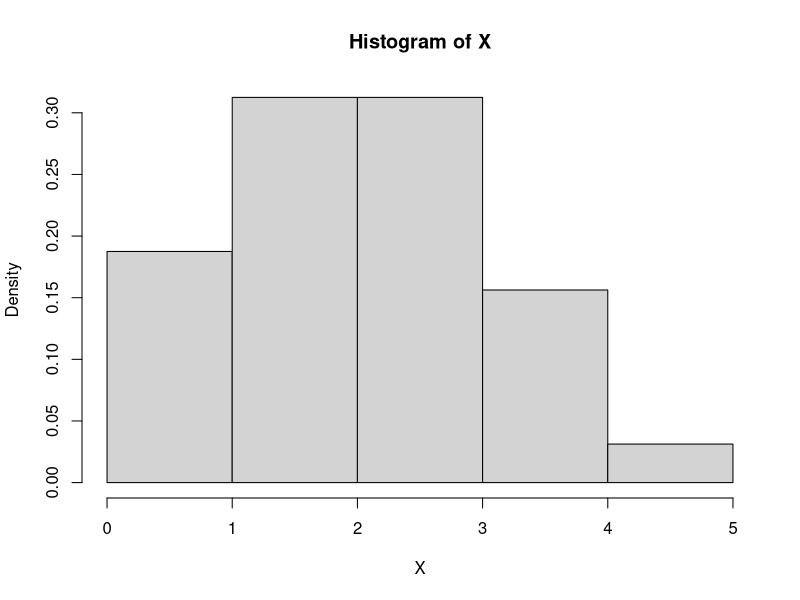
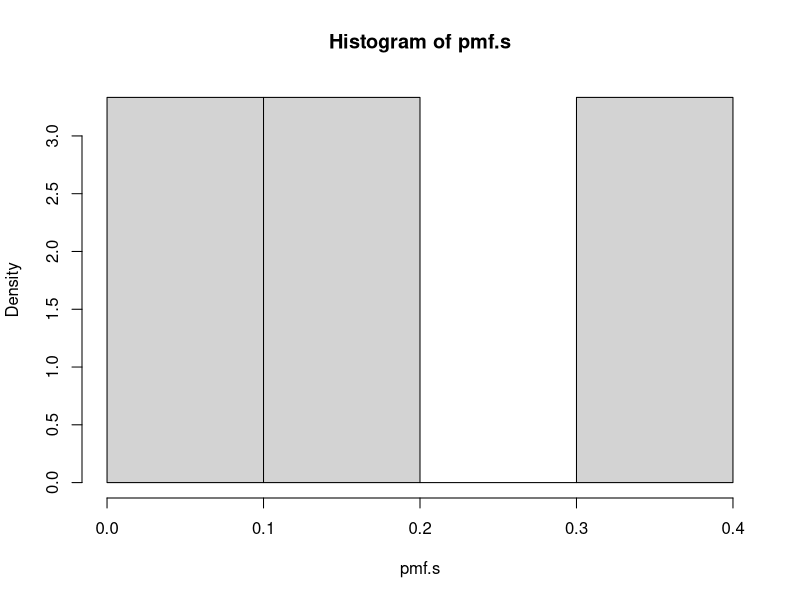

Source code (R) for these figures, in order:
## ---- chunk 1
knitr::opts_chunk$set(echo = TRUE)
library(tidyverse)
library(png)
## ---- chunk 2
allOutcomes <- expand.grid(X1=0:1, X2=0:1, X3=0:1, X4=0:1, X5=0:1)
allOutcomes
## ---- chunk 3
allOutcomes %>% 
  attach()
  X=X1+X2+X3+X4+X5
  pmf.p <- table(X)/length(allOutcomes) 
  pmf.p
## ---- chunk 4
hist(X, freq=FALSE)
## ---- chunk 5
mu <- mean(X)
sigma <- sqrt(var(X)*((length(X)-1)/length(X)))
cat(paste0('The population mean is: ',mu))
cat(paste0('The population standard deviation is: ',sigma))
## ---- chunk 6
set.seed(111)
s <- sample(0:5,size=1000,replace=T,prob=pmf.p)
pmf.s <- table(s)/length(s)
## ---- chunk 7
mu.s <- mean(s)
sigma.s <- sd(s)
cat(paste0('The population mean is: ',mu.s))
cat(paste0('The population standard deviation is: ',sigma.s))
## ---- chunk 8
hist(pmf.s,freq=F)
## ---- chunk 9
mu.s <- mean(s)
sigma.s <- sd(s)
cat(paste0('The population mean is: ',mu.s))
cat(paste0('The population standard deviation is: ',sigma.s))
